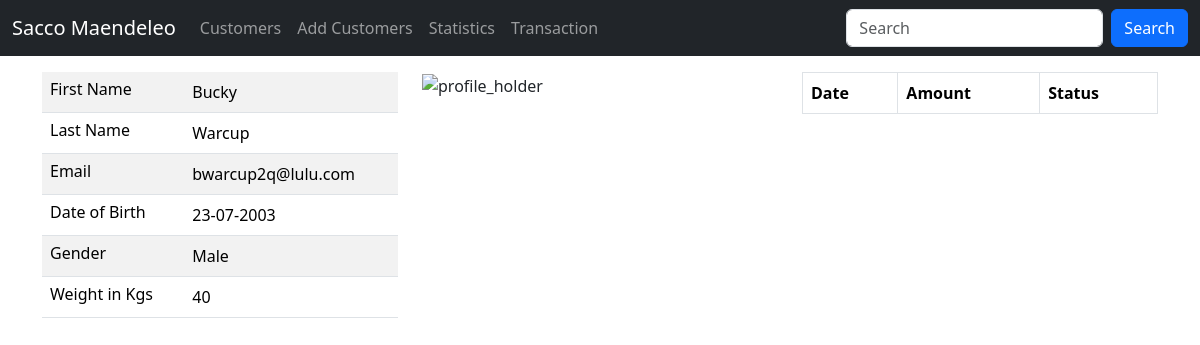
Page /customer/details/199 on the committed database.
### app/models.py (models this page shows, shortened)
class Customer(models.Model):
    first_name = models.CharField(max_length=30)
    last_name = models.CharField(max_length=30)
    email = models.EmailField(unique=True)
    dob = models.DateField()
    gender = models.CharField(max_length=10)
    weight = models.IntegerField(default=0)
    created_at = models.DateTimeField(auto_now_add=True)
    update_at = models.DateTimeField(auto_now=True)
    class Meta:
        db_table = 'customers'

### app/views.py (the view)
# urls.py: path('customer/details/<int:customer_id>', views.customer_details, name='customer_details'),
def customer_details(request, customer_id):
    customer = Customer.objects.get(id=customer_id)
    deposits = Deposit.objects.filter(customer_id=customer_id)
    return render(request, "details.html", {'deposits': deposits, 'customer': customer})

### templates/details.html (shortened to what this page needs)
{% extends 'master.html' %}
{% load static %}
{% block content %}
    <div class="container">
        <div class="row mt-3">
            <div class="col-sm-4">
                <table class="table table-striped">
                    <tr>
                        <td class="h6">First Name</td>
                        <td>{{ customer.first_name }}</td>
                    </tr>
                    <tr>
                        <td class="h6">Last Name</td>
                        <td>{{ customer.last_name }}</td>
                    </tr>
                    <tr>
                        <td class="h6">Email</td>
                        <td>{{ customer.email }}</td>
                    </tr>
                    <tr>
                        <td class="h6">Date of Birth</td>
                        <td>{{ customer.dob | date:"d-m-Y" }}</td>
                    </tr>
                    <tr>
                        <td class="h6">Gender</td>
                        <td>{{ customer.gender }}</td>
                    </tr>
                    <tr>
                        <td class="h6">Weight in Kgs</td>
                        <td>{{ customer.weight }}</td>
                    </tr>
                </table>
            </div>
            <div class="col-sm-4">
                <img src="{% static 'profile.png' %}" alt="profile_holder">
            </div>
            <div class="col-sm-4">
                <table class="table table-bordered">
                    <tr>
                        <th>Date</th>
                        <th>Amount</th>
                        <th>Status</th>
                    </tr>
                </table>
            </div>
        </div>
    </div>
{% endblock %}

### rows in the picture
Customer: first_name "Bucky", last_name "Warcup", email "bwarcup2q@lulu.com", dob "23-07-2003", gender "Male", weight "40"
